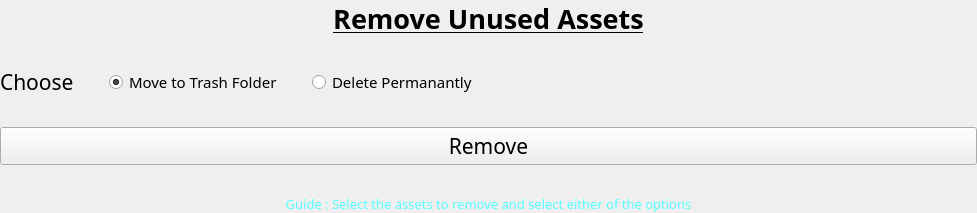
           <widget class="QWidget" name="page_5">
            <property name="geometry">
             <rect>
              <x>0</x>
              <y>0</y>
              <width>943</width>
              <height>203</height>
             </rect>
            </property>
            <property name="sizePolicy">
             <sizepolicy hsizetype="Preferred" vsizetype="Fixed">
              <horstretch>0</horstretch>
              <verstretch>0</verstretch>
             </sizepolicy>
            </property>
            <attribute name="label">
             <string>Remove Unused Assets</string>
            </attribute>
            <layout class="QVBoxLayout" name="verticalLayout_12">
             <property name="leftMargin">
              <number>0</number>
             </property>
             <property name="topMargin">
              <number>0</number>
             </property>
             <property name="rightMargin">
              <number>0</number>
             </property>
             <property name="bottomMargin">
              <number>0</number>
             </property>
             <item>
              <layout class="QVBoxLayout" name="verticalLayout_30">
               <property name="spacing">
                <number>30</number>
               </property>
               <item>
                <layout class="QVBoxLayout" name="verticalLayout_31">
                 <item>
                  <widget class="QLabel" name="label_45">
                   <property name="enabled">
                    <bool>true</bool>
                   </property>
                   <property name="sizePolicy">
                    <sizepolicy hsizetype="Preferred" vsizetype="Preferred">
                     <horstretch>0</horstretch>
                     <verstretch>0</verstretch>
                    </sizepolicy>
                   </property>
                   <property name="font">
                    <font>
                     <family>Century Gothic</family>
                     <pointsize>20</pointsize>
                     <bold>true</bold>
                     <underline>true</underline>
                    </font>
                   </property>
                   <property name="autoFillBackground">
                    <bool>false</bool>
                   </property>
                   <property name="text">
                    <string>Remove Unused Assets</string>
                   </property>
                   <property name="alignment">
                    <set>Qt::AlignCenter</set>
                   </property>
                   <property name="wordWrap">
                    <bool>false</bool>
                   </property>
                  </widget>
                 </item>
                </layout>
               </item>
               <item>
                <layout class="QHBoxLayout" name="replace_layotu_7">
                 <property name="sizeConstraint">
                  <enum>QLayout::SetDefaultConstraint</enum>
                 </property>
                 <property name="rightMargin">
                  <number>500</number>
                 </property>
                 <item>
                  <widget class="QLabel" name="label_46">
                   <property name="enabled">
                    <bool>true</bool>
                   </property>
                   <property name="font">
                    <font>
                     <family>Century Gothic</family>
                     <pointsize>16</pointsize>
                     <bold>false</bold>
                    </font>
                   </property>
                   <property name="autoFillBackground">
                    <bool>false</bool>
                   </property>
                   <property name="text">
                    <string>Choose </string>
                   </property>
                   <property name="alignment">
                    <set>Qt::AlignLeading|Qt::AlignLeft|Qt::AlignVCenter</set>
                   </property>
                   <property name="wordWrap">
                    <bool>false</bool>
                   </property>
                  </widget>
                 </item>
                 <item>
                  <widget class="QRadioButton" name="rb_trash">
                   <property name="font">
                    <font>
                     <family>Century Gothic</family>
                     <pointsize>11</pointsize>
                    </font>
                   </property>
                   <property name="text">
                    <string>Move to Trash Folder</string>
                   </property>
                   <property name="checked">
                    <bool>true</bool>
                   </property>
                   <attribute name="buttonGroup">
                    <string notr="true">buttonGroup</string>
                   </attribute>
                  </widget>
                 </item>
                 <item>
                  <widget class="QRadioButton" name="rb_delete">
                   <property name="font">
                    <font>
                     <family>Century Gothic</family>
                     <pointsize>11</pointsize>
                    </font>
                   </property>
                   <property name="text">
                    <string>Delete Permanantly</string>
                   </property>
                   <property name="checked">
                    <bool>false</bool>
                   </property>
                   <attribute name="buttonGroup">
                    <string notr="true">buttonGroup</string>
                   </attribute>
                  </widget>
                 </item>
                </layout>
               </item>
               <item>
                <widget class="QPushButton" name="btn_removeunused">
                 <property name="font">
                  <font>
                   <family>Century Gothic</family>
                   <pointsize>16</pointsize>
                  </font>
                 </property>
                 <property name="styleSheet">
                  <string notr="true"/>
                 </property>
                 <property name="text">
                  <string>Remove</string>
                 </property>
                </widget>
               </item>
               <item>
                <widget class="QLabel" name="label_47">
                 <property name="font">
                  <font>
                   <family>Century Gothic</family>
                   <pointsize>10</pointsize>
                  </font>
                 </property>
                 <property name="styleSheet">
                  <string notr="true">color: rgb(85, 255, 255);
</string>
                 </property>
                 <property name="text">
                  <string>Guide : Select the assets to remove and select either of the options</string>
                 </property>
                 <property name="alignment">
                  <set>Qt::AlignCenter</set>
                 </property>
                </widget>
               </item>
              </layout>
             </item>
            </layout>
           </widget>
